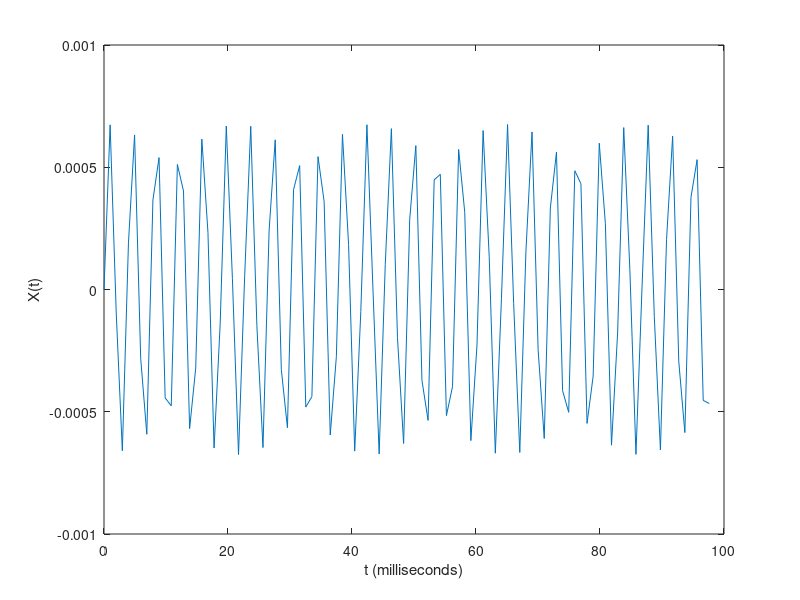

This chart was generated by the following MATLAB code: (Note: this script raises an error after producing the figure.)
%% MATLAB FFT Analysis
close all
clear
clc


A_1 = 6.75E-04;
w_1 = 265.06;
% A_2 = 0.000043365;
% w_2 = 1036.7;
% A_3 = 8.1147E-06;
% w_3 = 1061.2;
% A_4 = 6.3053E-06;
% w_4 = 2126.7;
% A_5 = 5.6582E-06;
% w_5 = 1959.8;



Fs = 1014;            % Sampling frequency                    
T = 1/Fs;             % Sampling period       
L = 3000;             % Length of signal
t = (0:L-1)*T;        % Time vector

X = A_1 * sin(2*pi*w_1*t) %+ A_2 * sin(2*pi*w_2*t)+ A_3 * sin(2*pi*w_3*t)+ A_4 * sin(2*pi*w_4*t)+ A_5 * sin(2*pi*w_5*t);

figure
plot(1000*t(1:100),X(1:100))
xlabel('t (milliseconds)')
ylabel('X(t)')

Y = fft(X);

P2 = abs(Y/L);
P1 = P2(1:(L/2)+1);
P1(2:end-1) = 2*P1(2:end-1);

f = Fs*(0:(L/2))/L;

syms t
a = 0.125*int(X,t,0,Fs);
Int = abs(sum(a));
disp(round(Int,5))
figure
plot(f,P1) 
set(gca, 'YScale', 'log')
title('FFT analysis from EDM ANSYS model')
xlim([0 500])
xlabel('f (Hz)')
ylabel('|x(f)|')
